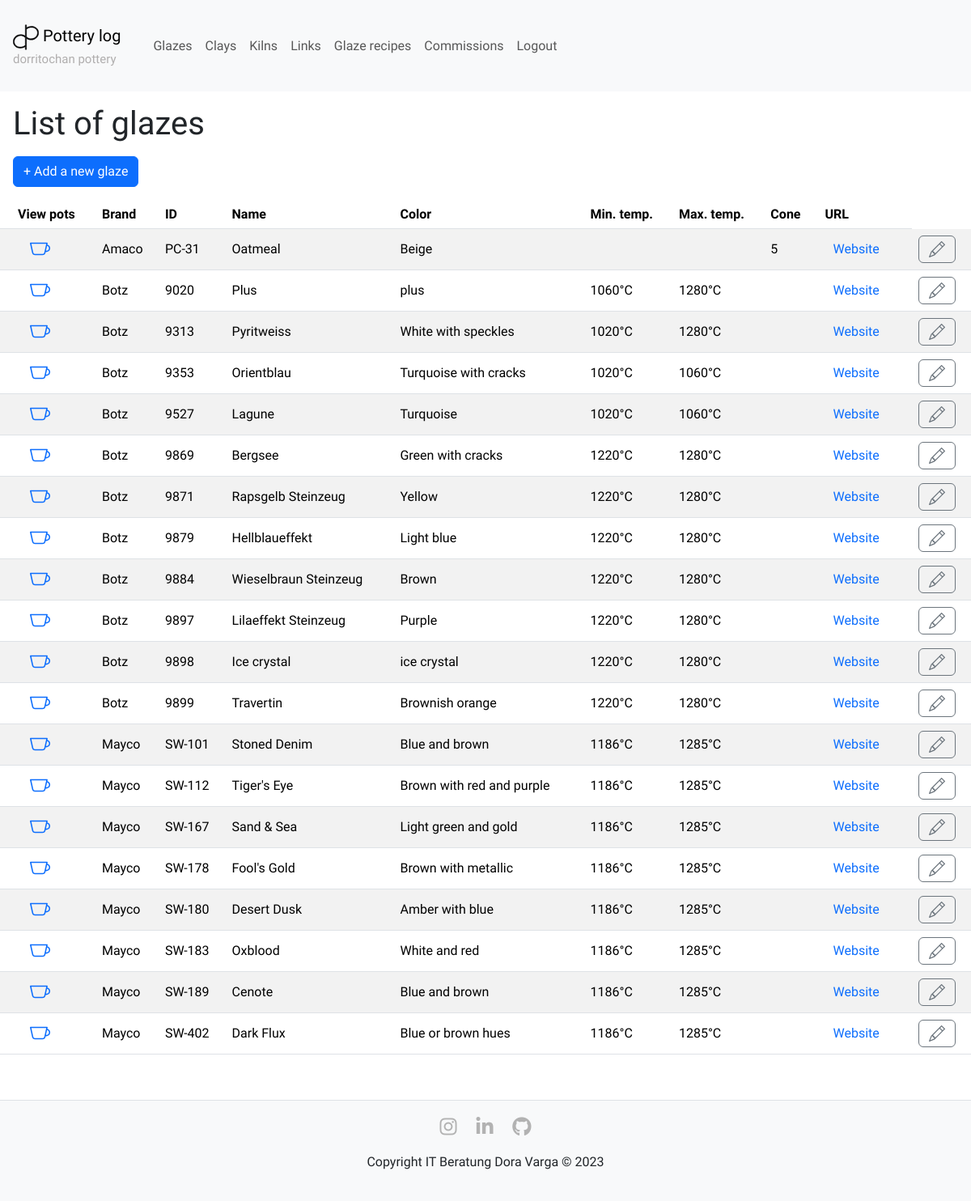
Before: /viewglazes (signed in) with the older database file.
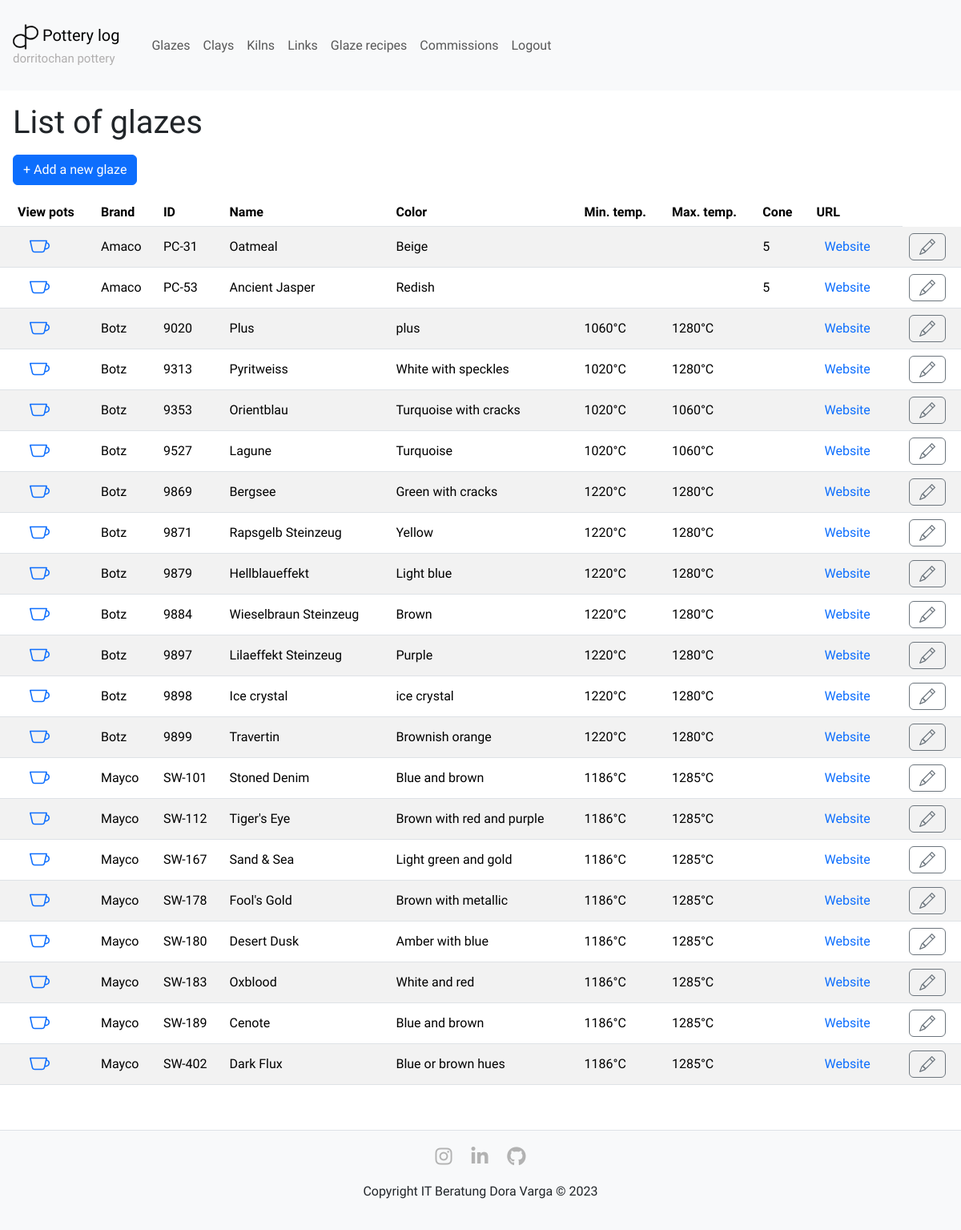
After: the same page with the newer database file.
### app/models.py (models this page shows, shortened)
class Glaze(db.Model):
    __tablename__ = 'glaze'
    id = db.Column(db.Integer, primary_key=True)
    brand = db.Column(db.String(140), index=True)
    name = db.Column(db.String(50), unique=True)
    brand_id = db.Column(db.Integer, unique=True)
    color = db.Column(db.String(140))
    temp_min = db.Column(db.Integer) # in °C
    temp_max = db.Column(db.Integer) # in °C
    cone = db.Column(db.String(5))
    glaze_url = db.Column(db.String(200))
    glazed_pots = db.relationship('PotGlaze', back_populates='glaze', lazy='dynamic')

### app/controller.py (the view)
@app.route('/viewglazes')
@login_required
def view_glazes():
    glazes = Glaze.query.order_by(Glaze.brand, Glaze.brand_id).all()
    glaze_form = AddGlazeForm()
    return render_template('viewglazes.html', title='List of glazes', glazes=glazes, glaze_form=glaze_form)

### app/models.py (called while the page is built)
@login.user_loader
def load_user(id):
    return User.query.get(int(id))

### app/utils.py (called while the page is built)
def set_cone_choices():
    return [(index , cone) for index, cone in enumerate(CONES)]

### app/templates/viewglazes.html (shortened to what this page needs)
{% extends 'layout.html' %}
{% block main %}
<h1 class="m-3">List of glazes</h1>
<div class="m-3">
    <button id="add-new-glaze" type="button" class="btn btn-primary" data-toggle="modal" data-target="#modal-add-edit-glaze" data-reload-page="true">&plus; Add a new glaze</button>
</div>
<table class="table table-striped table-hover-color table-hover">
    <thead>
        <tr>
            <th>View pots</th>
            <th>Brand</th>
            <th>ID</th>
            <th>Name</th>
            <th>Color</th>
            <th>Min. temp.</th>
            <th>Max. temp.</th>
            <th>Cone</th>
            <th style="padding: 8px 13px;">URL</th>
        </tr>
    </thead>
    <body>
        {% for glaze in glazes %}
        <tr>
            <td class="vertical-center">
                <a href="{{ url_for('show_glaze', glaze_id=glaze.id) }}" class="hover-border-link">
                </a>
            </td>
            <td class="vertical-center">{{ glaze.brand or '' }}</td>
            <td class="vertical-center">{{ glaze.brand_id or '' }}</td>
            <td class="vertical-center">{{ glaze.name or '' }}</td>
            <td class="vertical-center">{{ glaze.color or '' }}</td>
            <td class="vertical-center">{{ glaze.temp_min ~ '°C' if glaze.temp_min else '' }}</td>
            <td class="vertical-center">{{ glaze.temp_max ~ '°C' if glaze.temp_max else '' }}</td>
            <td class="vertical-center">{{ glaze.cone or '' }}</td>
            <td class="vertical-center">
                {% if glaze.glaze_url %}
                    <a class="hover-border-link" href="{{ glaze.glaze_url or '' }}" target="_blank">
                        Website
                    </a>
                {% endif %}
            </td>
            <td>
                <button type="button" class="btn btn-outline-secondary" id="open-modal-edit-item-{{ glaze.id }}" data-toggle="modal" data-target="#modal-add-edit-glaze" data-reload-page="true" data-itemtype="glaze">
                </button>
            </td>
        </tr>
        {% endfor %}
    </body>
</table>
{% endblock %}

Changed rows visible on the page:
added Glaze: brand "Amaco", brand "PC-53", name "Ancient Jasper", color "Redish", cone "5"
